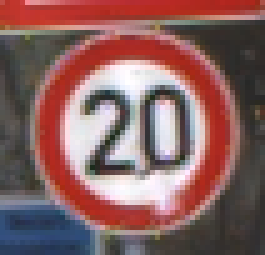
#> input picture StreetSigns/Train/0/00000_00000_00019.png, 53 x 51 px (shown 5 times larger); its folder holds only this picture in this run
$ python SVM.py
#> lines starting #> are read from the running program, lines starting #| are printed output that depends on the picture
"""
CIS 4930 Project File: Support Vector Machine Classification

This script closely follows the write-up by Vegi Shanmukh at
https://medium.com/analytics-vidhya/image-classification-using-machine-learning-support-vector-machine-svm-dc7a0ec92e01
yet was configured to match the data from https://www.kaggle.com/meowmeowmeowmeowmeow/gtsrb-german-traffic-sign?select=Train
"""

import time

startTime = time.time()

# ------------------------------------------------------------------------------------------------
# Phase 1: Preparing our data
# ------------------------------------------------------------------------------------------------

import os
from skimage.io import imread
from skimage.transform import resize
import numpy as np
import pandas as pd


flat_data_arr: list[np.ndarray] = [] # input array
target_arr: list[int] = [] # output array

streetsigns = [f'{n}' for n in range(43)]
datadir = '../StreetSigns/Train'

for sign in streetsigns:
    categoryFolder = os.path.join(datadir, sign)

    for img in os.listdir(categoryFolder):
        ## read individual image into an MxNx3 array, for RGB values
        img_array: np.ndarray = imread( os.path.join(categoryFolder, img) )
#> img_array is the input picture: shape (51, 53, 3); mean R, G, B 135.6, 97.8, 96.9

        ## resize each image to same dimensions, which is necessary for the SVM
        img_resized: np.ndarray = resize(img_array, (150,150,3)) # 150*150*3 = 67_500 features
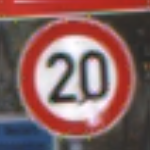
#> img_resized: shape (150, 150, 3) float64; mean R, G, B 0.532, 0.383, 0.38
#> (the run stopped early here; a loop or call above may not have finished)
